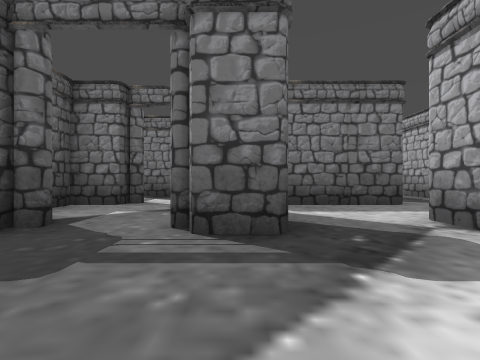
view 1 (above)

18 first-person views from a walk through a 3-D level made in the Godot game engine. The camera is 1.3 m above the floor, looks level and sees 85° across. The floor is counted in squares, 2.48 m on a side. Each view is taken from the middle of a square. On the plan, view 1 faces up. The plan holds only what a view shows up to about 9 squares ahead; the rest is blank. The place goes on beyond the plan. Door leaves are left out where a doorway can be walked through.

view 2
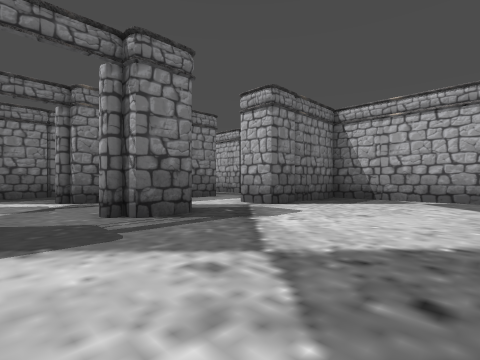

view 3
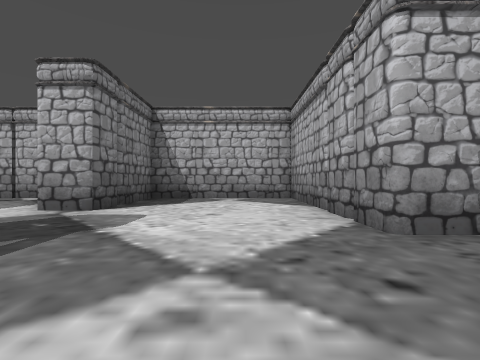

view 4
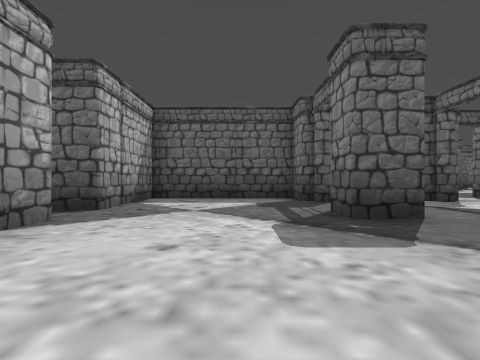

view 5
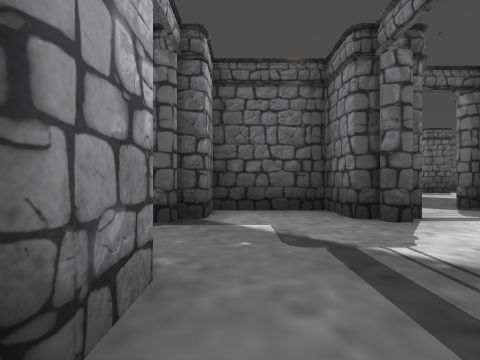

view 6
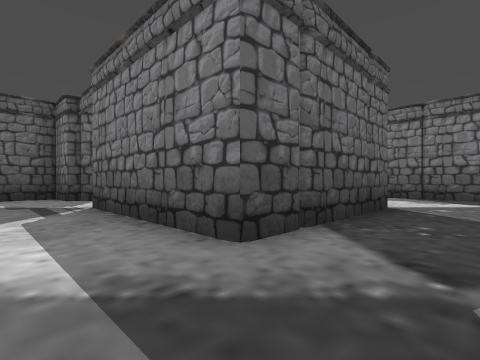

view 7
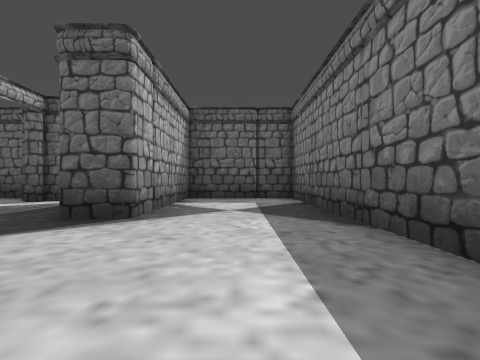

view 8
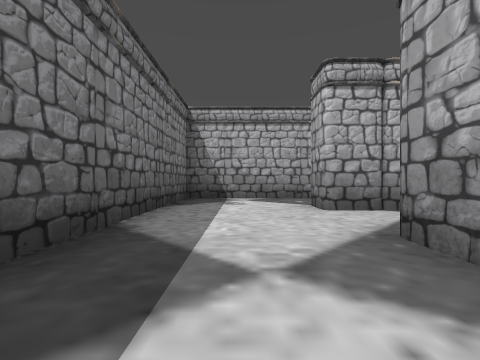

view 9
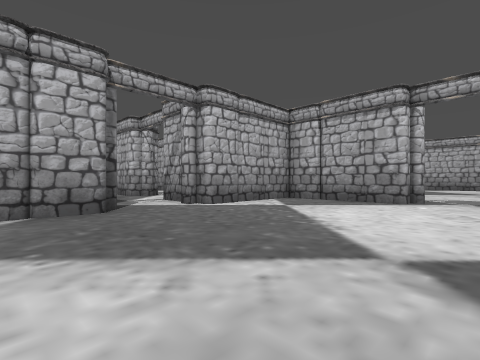

view 10
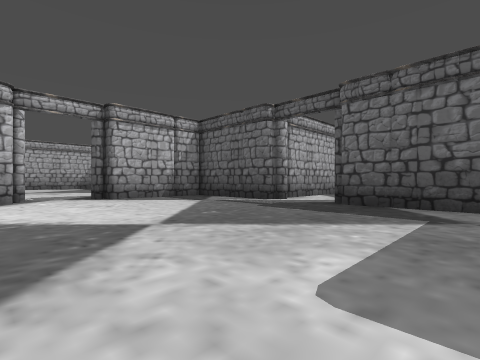

view 11
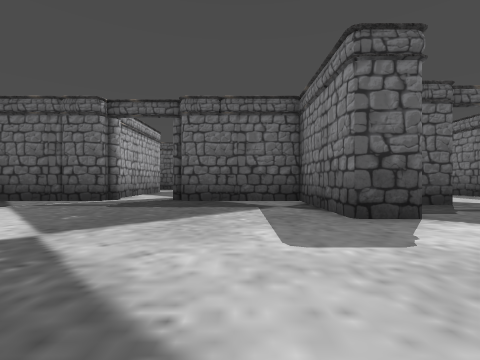

view 12
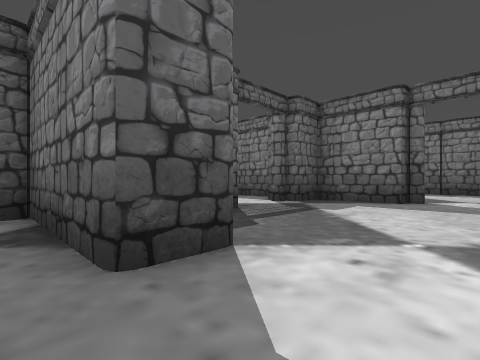

view 13
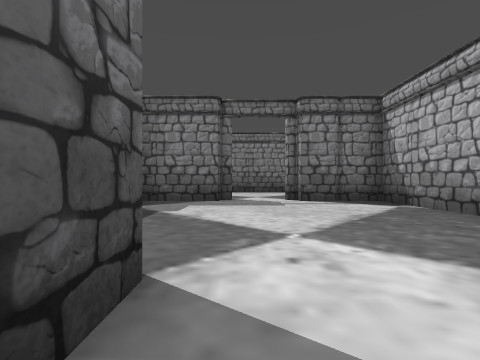

view 14
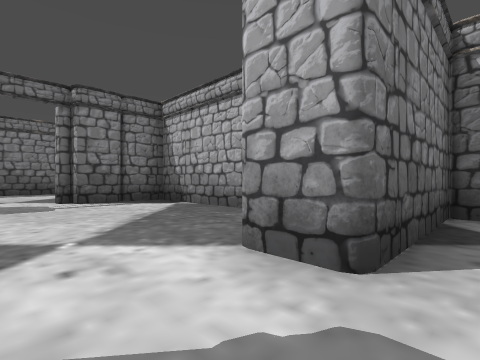

view 15
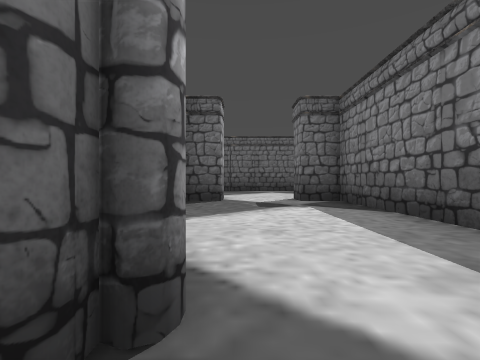

view 16
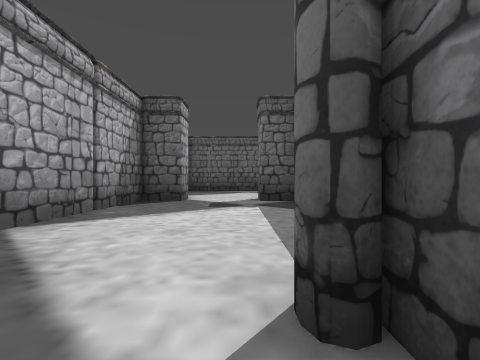

view 17
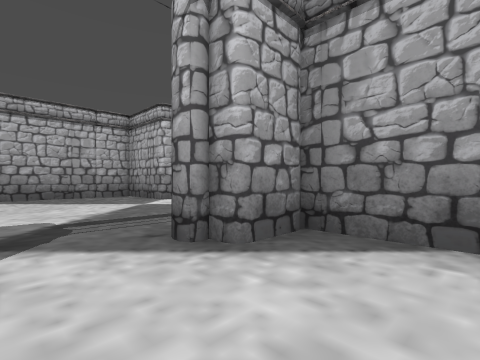

view 18
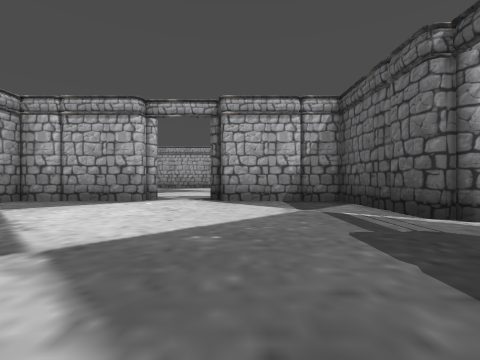

### Floor plan
Points are (right, up) in squares from view 1. A wall is a line through its corners. A room is listed if a view was taken in it or the views show most of it. See-through windows are left out.
Room 1 (views 1, 2, 3, 4)
walls: (0.5, -1.5) (5.5, -1.5) (5.5, 2.5) (2.5, 2.5) (2.5, 3.5); (0.5, 3.5) (0.5, 2.5) (-0.5, 2.5) (-0.7, 3.1); (-2.3, 2.8) (-2.7, 2.7); (-2.6, 2.5) (-3.5, 2.5) (-3.5, -1.5) (-0.5, -1.5)
ways out: opening at (1.5, 3) to room 2; open door at (-1.5, 3) to room 2; opening at (0, -2)
Room 2 (view 5)
walls: (-0.4, 3.5) (0.5, 3.5); (-2.6, 5.5) (-3.5, 5.5) (-3.5, 3.5) (-2.6, 3.5); (3.5, 5.5) (-0.5, 5.5)
ways out: opening at (1.5, 3) to room 1; open door at (-1.5, 3) to room 1; opening at (3, 4.5) to room 3; open door at (-1.5, 6) to room 7
Room 3 (views 6, 7, 8)
walls: (2.5, 9.5) (3.5, 9.5) (3.5, 5.5); (5.5, 5.8) (5.5, 12.5) (-3.5, 12.5) (-3.5, 9.5) (0.5, 9.5)
ways out: opening at (3, 4.5) to room 2; opening at (1.5, 9) to room 7
Room 4 (views 9, 10, 11, 12, 13, 14, 18)
walls: (-12.5, 6.5) (-12.5, 3.5) (-9.6, 3.5); (-9.5, 12.4) (-9.5, 11.5) (-12.5, 11.5) (-12.5, 8.7) (-12.7, 8.2); (-4.5, 8.6) (-4.5, 11.5) (-7.5, 11.5) (-7.5, 12.5); (-7.5, 3.5) (-4.5, 3.5) (-4.5, 6.5) (-4, 6.7)
ways out: opening at (-8.5, 12) to room 5; open door at (-4, 7.5) to room 7; open door at (-13, 7.5); open door at (-8.5, 3)
Room 5 (views 15, 16)
walls: (-9.6, 17.5) (-11.5, 17.5) (-11.5, 16.6) (-12.2, 16.3); (-7.5, 12.5) (-5.5, 12.5) (-5.5, 17.5) (-7.5, 17.5) (-7.7, 18); (-12, 14.7) (-11.5, 14.5) (-11.5, 13.8)
ways out: opening at (-8.5, 12) to room 4; open door at (-12, 15.5) to room 6; open door at (-8.5, 18)
Room 6 (view 17)
walls: (-13.1, 17.5) (-17.5, 17.5) (-17.5, 16.5) (-18.4, 16.5); (-12.2, 16.3) (-12.5, 16.4); (-18.4, 14.5) (-17.5, 14.5) (-17.5, 13.5) (-12.5, 13.5) (-12.5, 14.5)
ways out: open door at (-12, 15.5) to room 5; opening at (-18, 15.5)
Room 7 (no view inside)
walls: (-0.2, 8.5) (-3.1, 8.5); (0.5, 9.5) (0.5, 8.6); (-0.8, 6.1) (-0.6, 6.5) (0.2, 6.5); (2.5, 8.2) (2.5, 9.5); (-3.5, 6.5) (-2.6, 6.5)
ways out: open door at (-1.5, 6) to room 2; opening at (1.5, 9) to room 3; open door at (-4, 7.5) to room 4

Where each view was taken, in squares from view 1:
view 1: 0 up, 0 right, facing up
view 2: 1 down, 2 left, facing up-right
view 3: 0 up, 2 left, facing right
view 4: 1 up, 4 right, facing left
view 5: 4 up, 1 right, facing left
view 6: 4 up, 5 right, facing up-left
view 7: 11 up, 4 right, facing left
view 8: 11 up, 2 left, facing right
view 9: 10 up, 9 left, facing down-right
view 10: 11 up, 7 left, facing down-left
view 11: 10 up, 6 left, facing left
view 12: 11 up, 8 left, facing up-left
view 13: 11 up, 9 left, facing up
view 14: 11 up, 9 left, facing up-right
view 15: 15 up, 11 left, facing left
view 16: 16 up, 11 left, facing left
view 17: 16 up, 14 left, facing down-right
view 18: 10 up, 10 left, facing down
